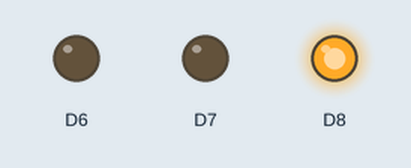
Simulated run of this sketch. Board: ESP8266 (Wemos D1 mini). On the bench: output pins drawn as LEDs (lit = HIGH).

Above: at 0.1 s.
At 4.1 s:
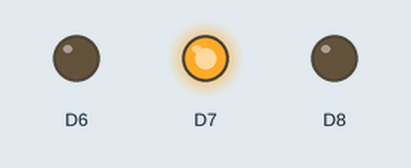
At 8.1 s:
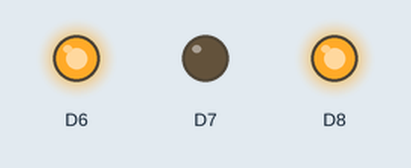
At 18.1 s:
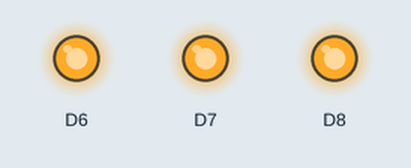
At 28.1 s:
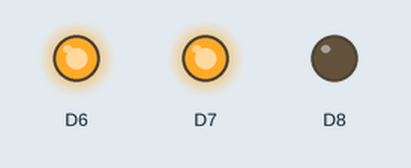
At 38.1 s:
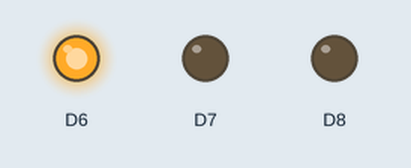
Timing chart, 0 to 39.6 s (numbered marks = the images above):
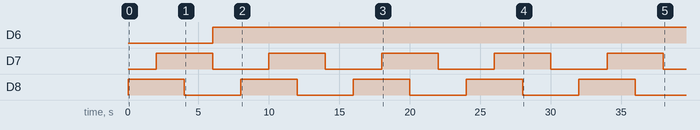

The sketch:

D1_oop22_powerOff_6sec.ino
```cpp
//_____D1_oop22_powerOff_6sec.ino_____________171017-171017_____
// Hardware:
// (1) WeMos D1 mini
// (2) D1_OnOff shield
// ***** Function of D1_OnOff shield ***************************
// When SET button S1 on the D1_OnOff shield is pressed, a
// bipolar relay is set and the power remains switched on even
// when button S1 is released [pin D6 must be switched off (0)].
// Then the LED lights red, yellow and green (for 2 sec each)
// and the supply voltage is switched off.
// Important: supply voltage by D1_OnOff shield! (Not by USB)

#include "D1_class_Dout.h"
Dout  pin_relay(D6);              // D6=1: reset relay (off)
Dout  led_green(D7);              // green led @ D1_OnOff shield
Dout  led_red(D8);                // red led @ D1_OnOff shield

//_____setup____________________________________________________
void setup()
{
 //-----init output pins----------------------------------------
 pin_relay.off();                 // let relay be set (external)
}

//_____main loop________________________________________________
void loop()
{
 led_green.off();                 // +
 led_red.on();                    // + led = red
 delay(2000);                     // wait 2sec
 led_green.on();                  // + led = orange
 led_red.on();                    // + led = orange
 delay(2000);                     // wait 2sec
 led_green.on();                  // +
 led_red.off();                   // + led = green
 delay(2000);                     // wait 2sec
 pin_relay.on();                  // reset relay (power off)
 led_green.off();                 // led = off
 led_red.off();                   // led = off
 delay(2000);                     //  just for safety reasons
}
```

D1_class_Dout.h
```cpp
//_____D1_class_Dout.h________________________170402-170402_____
// D1 mini class for digital output, e.g. leds.
// Default is blue led (D4=GPIO2), not inverted output (0->0V)
#ifndef D1_CLASS_DOUT_H
#define D1_CLASS_DOUT_H

class Dout {
 private:
  int  dout_num;
  bool invert_;
 private:
  void setup(int num, bool invert);
 public:
  Dout();
  Dout(int num);
  Dout(int num, bool invert);
  void set(int val);
  void on(void);
  void off(void);
};

//_____constructor (default button is D3)_______________________
Dout::Dout() { setup(D4,false); }

//_____constructor with button number (=GPIO)___________________
Dout::Dout(int num) { setup(num,false); }

//_____constructor with button number and invert________________
Dout::Dout(int num, bool invert) { setup(num,invert); }

//_____setup output pin_________________________________________
void Dout::setup(int num, bool invert)
{
 this->invert_=invert;
 dout_num=num;
 pinMode(dout_num, OUTPUT);        // set io to output
 this->off();
}

//_____set led io_______________________________________________
void Dout::set(int val)
{
 int val_=val;
 if(val_!=0) val_=1;
 if(invert_) val_=1-val_;
 digitalWrite(dout_num, val_);
}

//_____switch led on____________________________________________
void Dout::on(void)  { this->set(1); }

//_____switch led off___________________________________________
void Dout::off(void) { this->set(0); }
#endif
```

Measured:
- by itself, D6: LOW → HIGH at 6.0 s
- by itself, D7, D8: alternates HIGH for 4.0 s and LOW for 4.0 s
